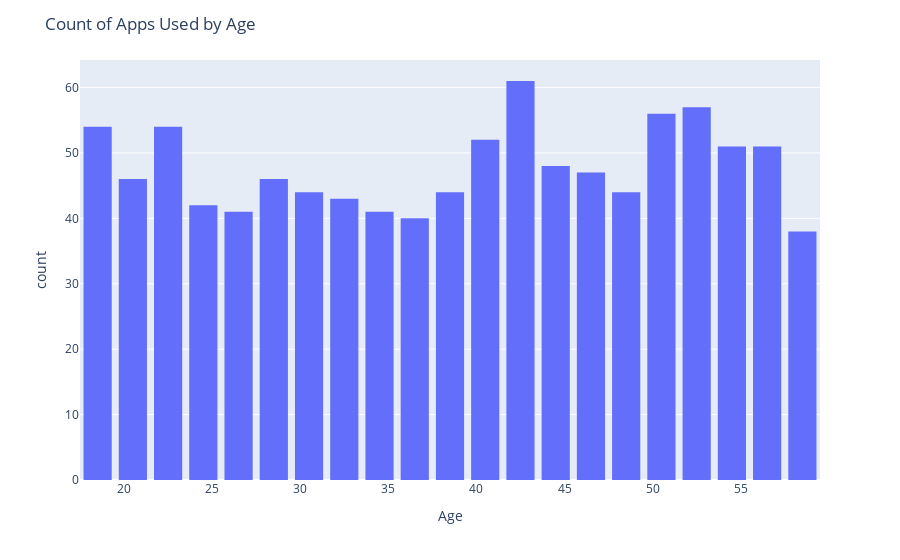

Source (notebook cell):
### Code cell
import plotly.express as px

# Bar chart to evaluate count of Number_of_Apps_Used per Age
fig = px.histogram(
    df, 
    x='Age', 
    y='Number_of_Apps_Used', 
    histfunc='count',  
)

fig.update_layout(
    bargap=0.2,
    title="Count of Apps Used by Age")

fig.show()

### Figure 1 — Plotly figure (JSON) as saved in the notebook; plotly's stock layout.template omitted (floating-point values rounded to 4 significant figures; data arrays with more than 128 entries replaced by an {"elided": "..."} marker saying what was removed)
{"data": [{"alignmentgroup": "True", "bingroup": "x", "histfunc": "count", "hovertemplate": "Age=%{x}<br>count=%{y}<extra></extra>", "legendgroup": "", "marker": {"color": "#636efa", "pattern": {"shape": ""}}, "name": "", "offsetgroup": "", "orientation": "v", "showlegend": false, "type": "histogram", "x": {"elided": "1000 int values"}, "xaxis": "x", "y": {"elided": "1000 int values"}, "yaxis": "y"}], "layout": {"bargap": 0.2, "barmode": "relative", "legend": {"tracegroupgap": 0}, "margin": {"t": 60}, "title": {"text": "Count of Apps Used by Age"}, "xaxis": {"anchor": "y", "domain": [0, 1], "title": {"text": "Age"}}, "yaxis": {"anchor": "x", "domain": [0, 1], "title": {"text": "count"}}}}
